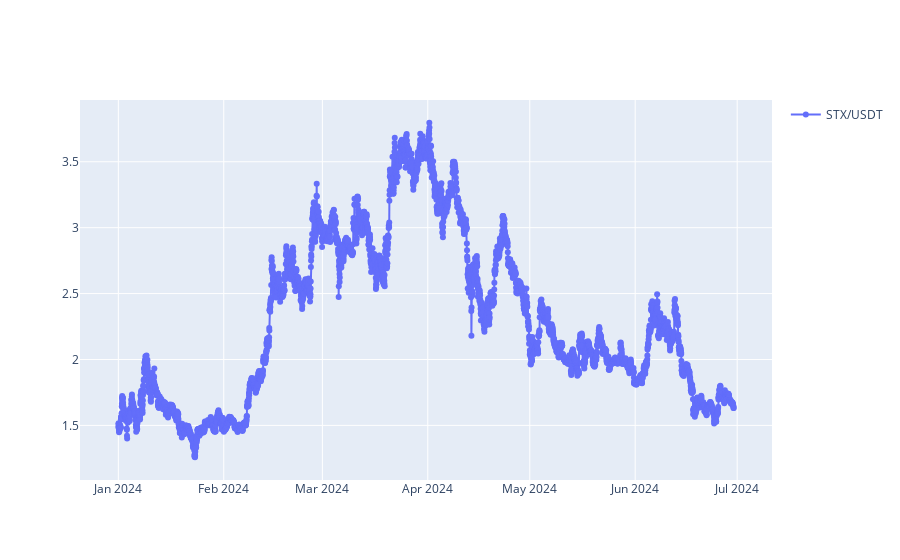

This figure's notebook cell:
### Code cell
plot_prices([symbol[:-5]], freq='1h')

### Figure 1 — Plotly figure (JSON) as saved in the notebook; plotly's stock layout.template omitted (floating-point values rounded to 4 significant figures; data arrays with more than 128 entries replaced by an {"elided": "..."} marker saying what was removed)
{"data": [{"mode": "lines+markers", "name": "STX/USDT", "type": "scatter", "x": {"elided": "4348 str values"}, "y": {"elided": "4348 float values"}}], "layout": {"showlegend": true}}
